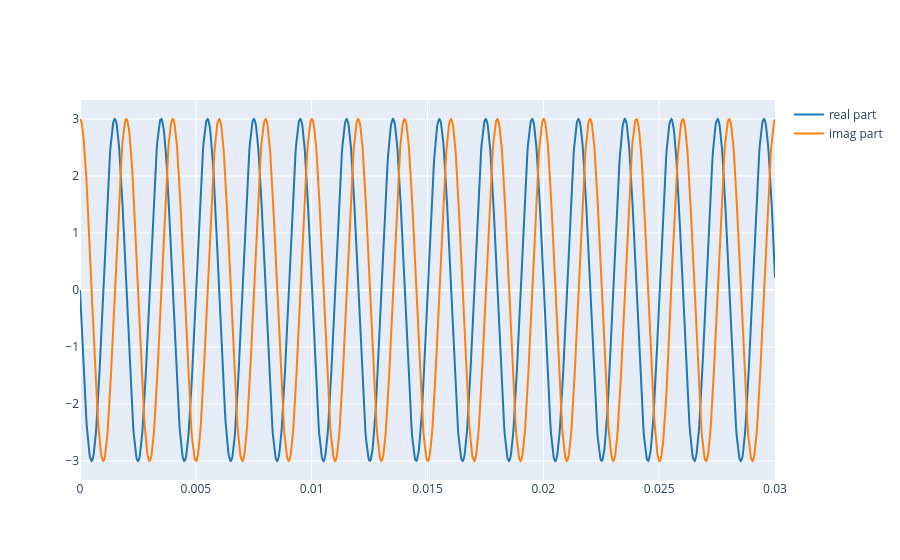

Notebook source saved alongside this figure:
### Markdown cell above
2.1. Define a complex exponential with the same parameters that those from Lab 1 (Ex 3.1) and plot the real part.

### Code cell
sinusoid = A * np.sin(2 * np.pi * f0 * t + np.pi/2)
plot_signals([np.real(x), np.imag(x)], fs, name=['real part', 'imag part'])

### Figure 1 — Plotly figure (JSON) as saved in the notebook; plotly's stock layout.template omitted (floating-point values rounded to 4 significant figures; data arrays with more than 128 entries replaced by an {"elided": "..."} marker saying what was removed)
{"data": [{"line": {"color": "#1f77b4", "shape": "linear"}, "mode": "lines", "name": "real part", "type": "scatter", "x": {"elided": "1323 float values"}, "y": {"elided": "1323 float values"}}, {"line": {"color": "#ff7f0e", "shape": "linear"}, "mode": "lines", "name": "imag part", "type": "scatter", "x": {"elided": "1323 float values"}, "y": {"elided": "1323 float values"}}], "layout": {}}
